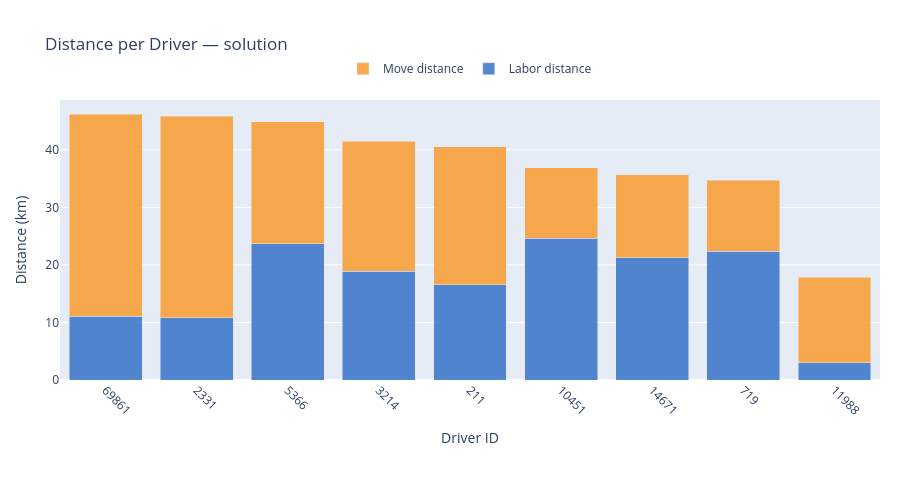

Notebook code for this chart:
### Markdown cell above
---
## Distance per Driver

### Code cell
build_driver_distance_figure(rows, drivers, LABEL).show()

### Figure 1 — Plotly figure (JSON) as saved in the notebook; plotly's stock layout.template omitted (floating-point values rounded to 4 significant figures)
{"data": [{"hoverinfo": "text", "hovertext": ["Driver 69861<br>Labor: 11.04 km", "Driver 2331<br>Labor: 10.86 km", "Driver 5366<br>Labor: 23.69 km", "Driver 3214<br>Labor: 18.92 km", "Driver 211<br>Labor: 16.51 km", "Driver 10451<br>Labor: 24.60 km", "Driver 14671<br>Labor: 21.24 km", "Driver 719<br>Labor: 22.38 km", "Driver 11988<br>Labor: 3.04 km"], "marker": {"color": "rgba(55, 115, 200, 0.85)"}, "name": "Labor distance", "type": "bar", "x": ["69861", "2331", "5366", "3214", "211", "10451", "14671", "719", "11988"], "y": [11.04, 10.86, 23.69, 18.92, 16.51, 24.6, 21.24, 22.38, 3.04]}, {"hoverinfo": "text", "hovertext": ["Driver 69861<br>Move: 35.18 km", "Driver 2331<br>Move: 34.95 km", "Driver 5366<br>Move: 21.20 km", "Driver 3214<br>Move: 22.60 km", "Driver 211<br>Move: 23.98 km", "Driver 10451<br>Move: 12.30 km", "Driver 14671<br>Move: 14.44 km", "Driver 719<br>Move: 12.30 km", "Driver 11988<br>Move: 14.85 km"], "marker": {"color": "rgba(250, 155, 45, 0.85)"}, "name": "Move distance", "type": "bar", "x": ["69861", "2331", "5366", "3214", "211", "10451", "14671", "719", "11988"], "y": [35.18, 34.95, 21.2, 22.6, 23.98, 12.3, 14.44, 12.3, 14.85]}], "layout": {"barmode": "stack", "height": 480, "hovermode": "x", "legend": {"orientation": "h", "x": 0.5, "xanchor": "center", "y": 1.06, "yanchor": "bottom"}, "margin": {"b": 100, "l": 60, "r": 20, "t": 100}, "title": {"text": "Distance per Driver — solution"}, "xaxis": {"tickangle": 45, "title": {"text": "Driver ID"}}, "yaxis": {"title": {"text": "Distance (km)"}}}}
